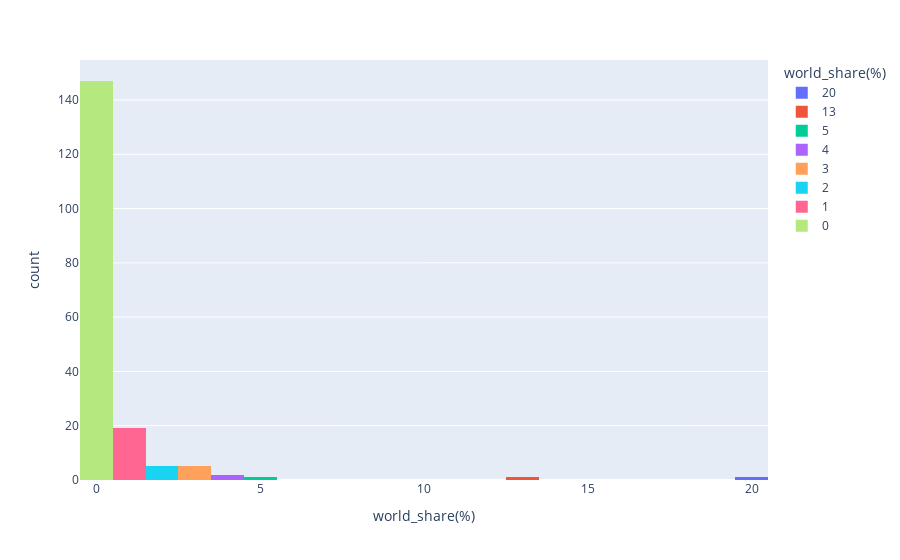

Notebook code for this chart:
### Markdown cell above
### Visualizing world_share(%) frequencies

### Code cell
# displaying the frequency dist of the world share values 
fig = px.histogram(df_cleaned, x="world_share(%)", color="world_share(%)")
fig.show()

### Figure 1 — Plotly figure (JSON) as saved in the notebook; plotly's stock layout.template omitted (floating-point values rounded to 4 significant figures; data arrays with more than 128 entries replaced by an {"elided": "..."} marker saying what was removed)
{"data": [{"alignmentgroup": "True", "bingroup": "x", "hovertemplate": "world_share(%)=%{x}<br>count=%{y}<extra></extra>", "legendgroup": "20", "marker": {"color": "#636efa", "pattern": {"shape": ""}}, "name": "20", "offsetgroup": "20", "orientation": "v", "showlegend": true, "type": "histogram", "x": [20], "xaxis": "x", "yaxis": "y"}, {"alignmentgroup": "True", "bingroup": "x", "hovertemplate": "world_share(%)=%{x}<br>count=%{y}<extra></extra>", "legendgroup": "13", "marker": {"color": "#EF553B", "pattern": {"shape": ""}}, "name": "13", "offsetgroup": "13", "orientation": "v", "showlegend": true, "type": "histogram", "x": [13], "xaxis": "x", "yaxis": "y"}, {"alignmentgroup": "True", "bingroup": "x", "hovertemplate": "world_share(%)=%{x}<br>count=%{y}<extra></extra>", "legendgroup": "5", "marker": {"color": "#00cc96", "pattern": {"shape": ""}}, "name": "5", "offsetgroup": "5", "orientation": "v", "showlegend": true, "type": "histogram", "x": [5], "xaxis": "x", "yaxis": "y"}, {"alignmentgroup": "True", "bingroup": "x", "hovertemplate": "world_share(%)=%{x}<br>count=%{y}<extra></extra>", "legendgroup": "4", "marker": {"color": "#ab63fa", "pattern": {"shape": ""}}, "name": "4", "offsetgroup": "4", "orientation": "v", "showlegend": true, "type": "histogram", "x": [4, 4], "xaxis": "x", "yaxis": "y"}, {"alignmentgroup": "True", "bingroup": "x", "hovertemplate": "world_share(%)=%{x}<br>count=%{y}<extra></extra>", "legendgroup": "3", "marker": {"color": "#FFA15A", "pattern": {"shape": ""}}, "name": "3", "offsetgroup": "3", "orientation": "v", "showlegend": true, "type": "histogram", "x": [3, 3, 3, 3, 3], "xaxis": "x", "yaxis": "y"}, {"alignmentgroup": "True", "bingroup": "x", "hovertemplate": "world_share(%)=%{x}<br>count=%{y}<extra></extra>", "legendgroup": "2", "marker": {"color": "#19d3f3", "pattern": {"shape": ""}}, "name": "2", "offsetgroup": "2", "orientation": "v", "showlegend": true, "type": "histogram", "x": [2, 2, 2, 2, 2], "xaxis": "x", "yaxis": "y"}, {"alignmentgroup": "True", "bingroup": "x", "hovertemplate": "world_share(%)=%{x}<br>count=%{y}<extra></extra>", "legendgroup": "1", "marker": {"color": "#FF6692", "pattern": {"shape": ""}}, "name": "1", "offsetgroup": "1", "orientation": "v", "showlegend": true, "type": "histogram", "x": [1, 1, 1, 1, 1, 1, 1, 1, 1, 1, 1, 1, 1, 1, 1, 1, 1, 1, 1], "xaxis": "x", "yaxis": "y"}, {"alignmentgroup": "True", "bingroup": "x", "hovertemplate": "world_share(%)=%{x}<br>count=%{y}<extra></extra>", "legendgroup": "0", "marker": {"color": "#B6E880", "pattern": {"shape": ""}}, "name": "0", "offsetgroup": "0", "orientation": "v", "showlegend": true, "type": "histogram", "x": {"elided": "147 int values"}, "xaxis": "x", "yaxis": "y"}], "layout": {"barmode": "relative", "legend": {"title": {"text": "world_share(%)"}, "tracegroupgap": 0}, "margin": {"t": 60}, "xaxis": {"anchor": "y", "categoryarray": [20, 13, 5, 4, 3, 2, 1, 0], "categoryorder": "array", "domain": [0, 1], "title": {"text": "world_share(%)"}}, "yaxis": {"anchor": "x", "domain": [0, 1], "title": {"text": "count"}}}}
